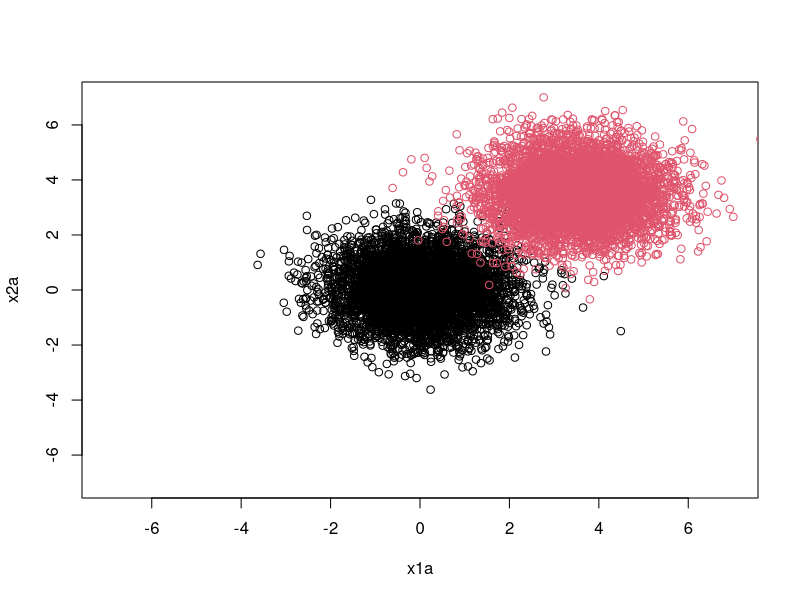

Write the R code that produced this figure.
x1a = rnorm(5000, 0, 1)
x2a = rnorm(5000, 0, 1)
plot(x1a,x2a, ylim=c(-7,7), xlim=c(-7,7))

x1b = rnorm(5000, 3.5, 1)
x2b = rnorm(5000, 3.5, 1)
points(x1b,x2b,col=2)

g1=cbind(x1a,x2a, rep(1,length(x1a)))
g1
g2=cbind(x1b,x2b, rep(-1,length(x1a)))
g2

g = data.frame(x1=numeric(0),x2=numeric(0),y=numeric(0))
for(i in 1:nrow(g1)){
  g = rbind(g,g1[i,],g2[i,])
}
write.table(g, "./data1.txt", sep="\t", col.names=F, row.names = F)
##################################################

xa=c(rbinom(10, 1, 0.2),1)
xb=c(rbinom(10, 1, 0.4),-1)
for (i in 1:4999){
  ra = c(rbinom(10, 1, 0.2),1)
  rb = c(rbinom(10, 1, 0.4),-1)
  xa=rbind(xa,ra)
  xb=rbind(xb,rb)
}

d=rbind(xa,xb)
#write.table(d, "C:/Users/Filippo/Desktop/perceptron/sparse.txt", sep="\t", col.names=F, row.names=F)
